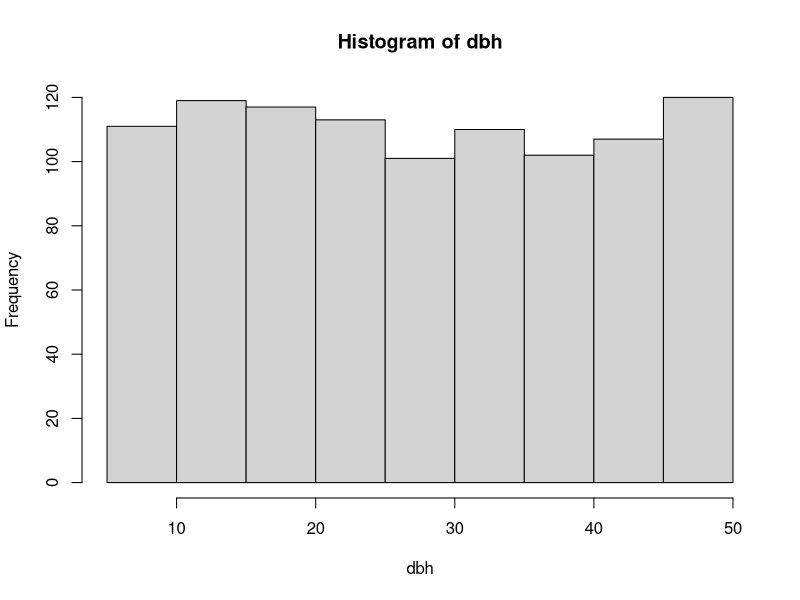
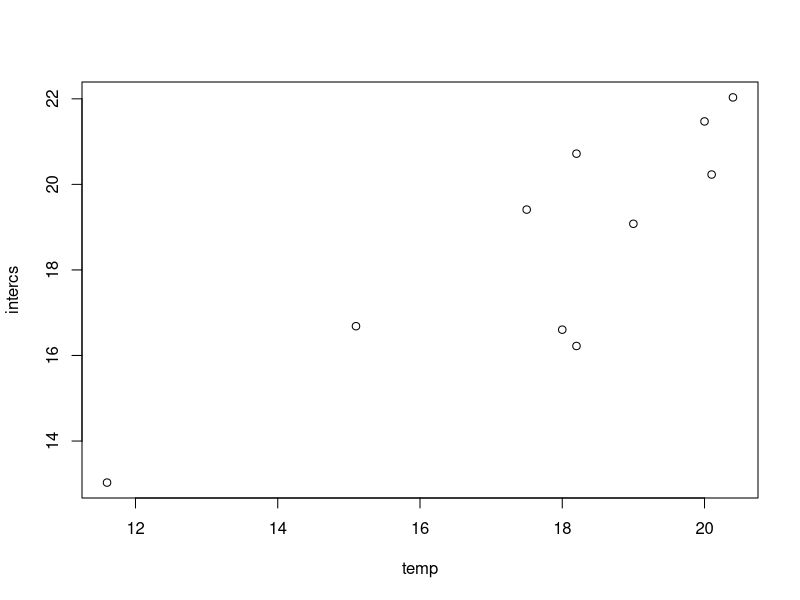
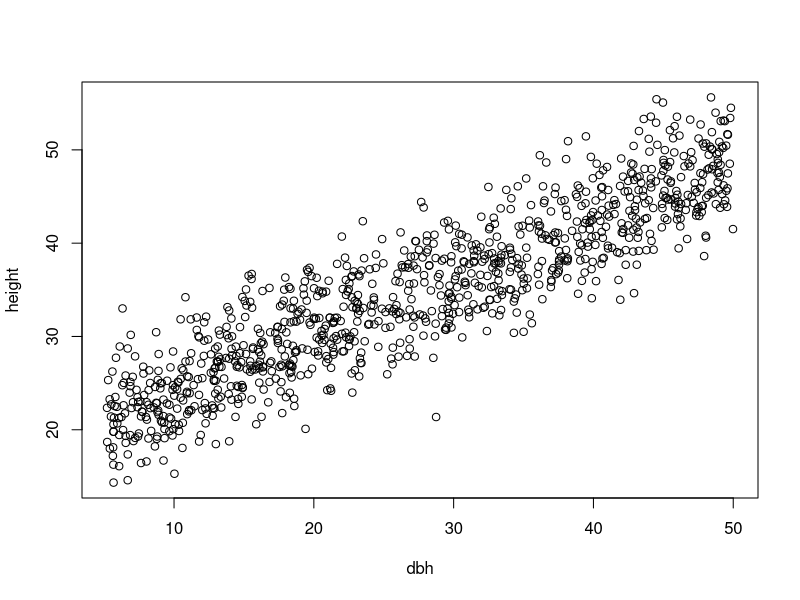
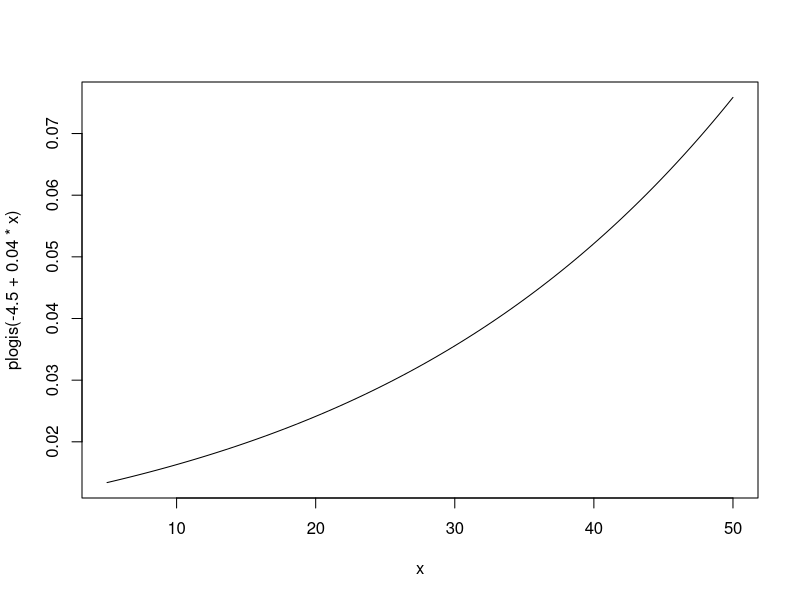

These charts were generated, in order, by the following R code:

## Generate fake dataset
dbh <- runif(1000, 5, 50)
hist(dbh)
#temp <- runif(10, 5, 20)
temp <- c(15.1, 18.0, 18.2, 20.4, 20.0, 20.1, 17.5, 11.6, 18.2, 19)
#temp.c <- temp - mean(temp)
plot.id <- seq(1:10)
plot <- sample(plot.id, 1000, replace=T,
               prob=c(0.4, 0.2, 0.11, 0.1, 0.1, 0.05, 0.02, 0.01, 0.005, 0.005))  # proportion of total trees in each plot
#intercs <- runif(10, 5, 20)   # varying intercepts: height when dbh = 0
intercs <- rnorm(10, 5 + 0.8*temp, 2)   # varying intercepts: height when dbh = 0
plot(temp, intercs)
height <- rnorm(1000, intercs[plot] + 0.6*dbh, 3)
plot(dbh, height)
sex <- sample(c("male", "female"), size=1000, replace=T)
dead <- rbinom(1000, 1, plogis(-4.5 + 0.04*dbh))
curve(plogis(-4.5 + 0.04*x), from=5, to=50)
trees <- data.frame(plot=plot, dbh=round(dbh, digits=2), height=round(height, digits=1), sex=sex, dead=dead)
write.csv(trees, file="trees.csv", row.names=F)
plotdata <- data.frame(plot=plot.id, temp=round(temp, digits=2))
write.csv(plotdata, file="plotdata.csv", row.names=F)

